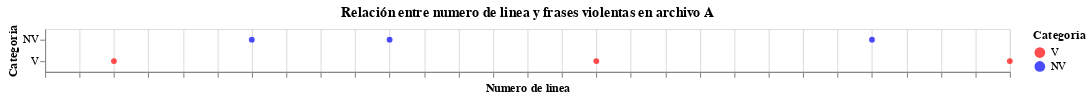

Source (notebook cell):
### Code cell
# Import necessary libraries
import pandas as pd
import altair as alt

# Sample data
data = {
    'archivo_origen': ['A', 'A', 'A', 'A', 'A', 'A'],
    'numero_linea': [1, 3, 5, 8, 12, 14],
    'clasificacion': ['V', 'NV', 'NV', 'V', 'NV', 'V'],
    'text': ['Text 1', 'Text 2', 'Text 3', 'Text 4', 'Text 5', 'Text 6']
}

df_violentos = pd.DataFrame(data)

# Domain and range for color scale
domain_v = ['V', 'NV']
range_ = ['red', 'blue']

scatterplots = []

for file_name, group_df in df_violentos.groupby('archivo_origen'):
    scatterplot = alt.Chart(group_df, width=900).mark_circle().encode(
        x=alt.X('numero_linea:Q', axis=alt.Axis(title='Numero de linea', labels=False)),  # Set the title for the x-axis
        y=alt.Y('clasificacion:N', title='Categoria'),
        color=alt.Color('clasificacion:N', title='Categoria', scale=alt.Scale(domain=domain_v, range=range_)),
        tooltip=['clasificacion:N', 'numero_linea:Q', 'text:N']
    ).properties(
        title=f'Relación entre numero de linea y frases violentas en archivo {file_name}'
    )
    scatterplots.append(scatterplot)

chart_lineas_cat = alt.vconcat(*scatterplots)
chart_lineas_cat

### Figure 1 — Vega-Lite specification as saved in the notebook (floating-point values rounded to 4 significant figures)
{"config": {"view": {"continuousWidth": 400, "continuousHeight": 300}}, "vconcat": [{"mark": "circle", "encoding": {"color": {"field": "clasificacion", "scale": {"domain": ["V", "NV"], "range": ["red", "blue"]}, "title": "Categoria", "type": "nominal"}, "tooltip": [{"field": "clasificacion", "type": "nominal"}, {"field": "numero_linea", "type": "quantitative"}, {"field": "text", "type": "nominal"}], "x": {"axis": {"labels": false, "title": "Numero de linea"}, "field": "numero_linea", "type": "quantitative"}, "y": {"field": "clasificacion", "title": "Categoria", "type": "nominal"}}, "title": "Relación entre numero de linea y frases violentas en archivo A", "width": 900}], "data": {"name": "data-f61a1f33b3f7d33c83ad4c6cc5bbafa1"}, "$schema": "https://vega.github.io/schema/vega-lite/v4.17.0.json", "datasets": {"data-f61a1f33b3f7d33c83ad4c6cc5bbafa1": [{"archivo_origen": "A", "numero_linea": 1, "clasificacion": "V", "text": "Text 1"}, {"archivo_origen": "A", "numero_linea": 3, "clasificacion": "NV", "text": "Text 2"}, {"archivo_origen": "A", "numero_linea": 5, "clasificacion": "NV", "text": "Text 3"}, {"archivo_origen": "A", "numero_linea": 8, "clasificacion": "V", "text": "Text 4"}, {"archivo_origen": "A", "numero_linea": 12, "clasificacion": "NV", "text": "Text 5"}, {"archivo_origen": "A", "numero_linea": 14, "clasificacion": "V", "text": "Text 6"}]}}
